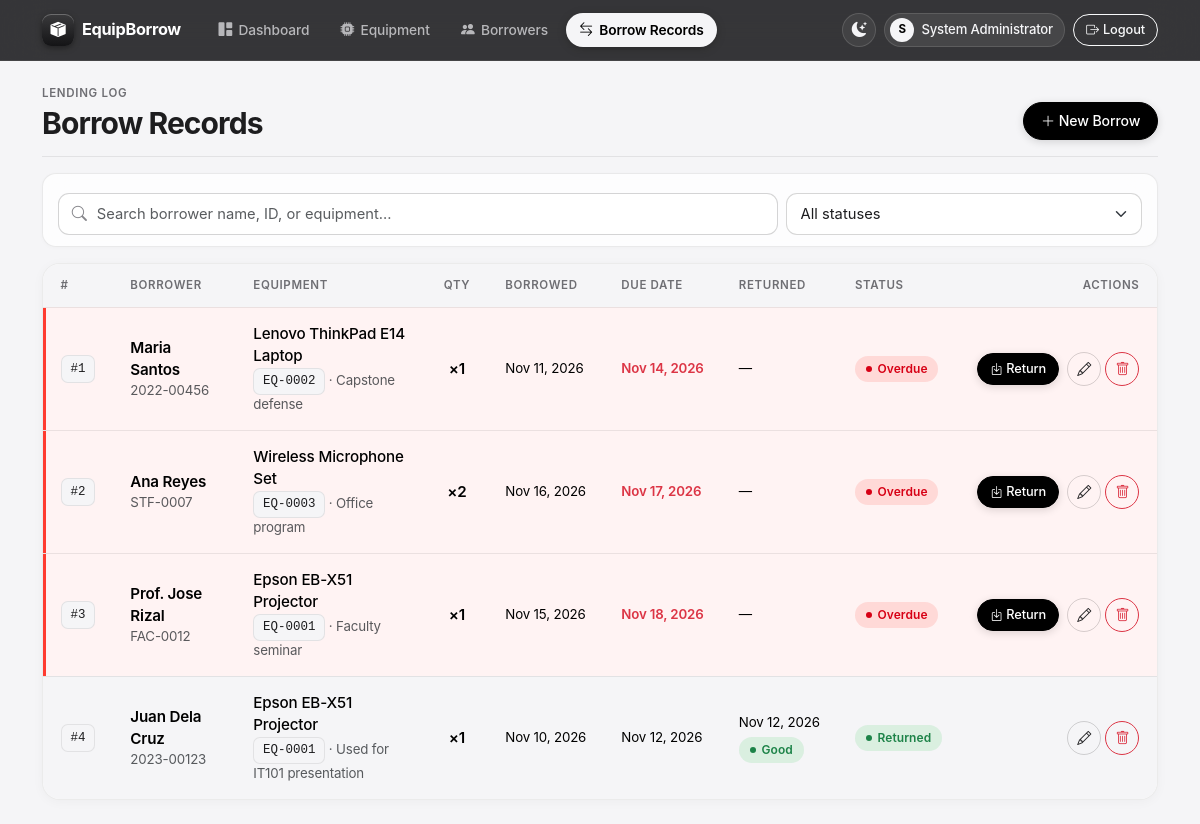
The app's page /borrows.php (signed in) with its own data.
### tables this page shows
CREATE TABLE borrow_records (
    borrow_id        INT UNSIGNED  NOT NULL AUTO_INCREMENT,
    equipment_id     INT UNSIGNED  NOT NULL,
    borrower_id      INT UNSIGNED  NOT NULL,
    quantity         INT UNSIGNED  NOT NULL DEFAULT 1,
    borrow_date      DATE          NOT NULL,
    due_date         DATE          NOT NULL,
    return_date      DATE          NULL,                        
    status           ENUM('Borrowed','Returned') NOT NULL DEFAULT 'Borrowed',
    return_condition ENUM('Good','Fair','Damaged') NULL,
    remarks          VARCHAR(255)  NULL,
    created_at       TIMESTAMP     NOT NULL DEFAULT CURRENT_TIMESTAMP,
    PRIMARY KEY (borrow_id),
    KEY idx_borrow_status (status),
    KEY idx_borrow_due (due_date),
    CONSTRAINT fk_borrow_equipment FOREIGN KEY (equipment_id)
        REFERENCES equipment (equipment_id) ON UPDATE CASCADE ON DELETE RESTRICT,
    CONSTRAINT fk_borrow_borrower FOREIGN KEY (borrower_id)
        REFERENCES borrowers (borrower_id) ON UPDATE CASCADE ON DELETE RESTRICT
);

CREATE TABLE borrowers (
    borrower_id    INT UNSIGNED  NOT NULL AUTO_INCREMENT,
    id_number      VARCHAR(20)   NOT NULL,                      
    full_name      VARCHAR(100)  NOT NULL,
    borrower_type  ENUM('Student','Faculty','Staff') NOT NULL DEFAULT 'Student',
    department     VARCHAR(100)  NOT NULL,                      
    contact_no     VARCHAR(20)   NULL,
    email          VARCHAR(100)  NULL,
    created_at     TIMESTAMP     NOT NULL DEFAULT CURRENT_TIMESTAMP,
    PRIMARY KEY (borrower_id),
    UNIQUE KEY uq_borrower_idnumber (id_number)
);

CREATE TABLE equipment (
    equipment_id       INT UNSIGNED  NOT NULL AUTO_INCREMENT,
    equipment_code     VARCHAR(20)   NOT NULL,                  
    name               VARCHAR(100)  NOT NULL,
    category           ENUM('Laptop','Projector','Audio','Camera','Sports','Laboratory','Others')
                                     NOT NULL DEFAULT 'Others',
    quantity_total     INT UNSIGNED  NOT NULL DEFAULT 1,        
    quantity_available INT UNSIGNED  NOT NULL DEFAULT 1,        
    item_condition     ENUM('Good','Fair','Damaged','Lost','Retired','Disposed') NOT NULL DEFAULT 'Good',
    description        TEXT          NULL,
    created_at         TIMESTAMP     NOT NULL DEFAULT CURRENT_TIMESTAMP,
    updated_at         TIMESTAMP     NOT NULL DEFAULT CURRENT_TIMESTAMP ON UPDATE CURRENT_TIMESTAMP,
    PRIMARY KEY (equipment_id),
    UNIQUE KEY uq_equipment_code (equipment_code)
);

### borrows.php (the view, shortened to what this page needs)
<?php
require_once 'includes/auth.php';
$q          = trim($_GET['q'] ?? '');
$sql = "SELECT br.*, e.name AS equipment_name, e.equipment_code,
               b.full_name, b.id_number
        FROM borrow_records br
        JOIN equipment e ON e.equipment_id = br.equipment_id
        JOIN borrowers b ON b.borrower_id = br.borrower_id
        WHERE 1";
$sql .= " ORDER BY br.status = 'Returned', br.due_date ASC, br.borrow_id DESC";
$stmt = $conn->prepare($sql);
$stmt->execute();
$records = $stmt->get_result();
$today      = date('Y-m-d');
require 'includes/header.php';
?>
<div class="page-header">
    <div>
        <div class="page-eyebrow">Lending Log</div>
        <h1 class="page-title">
            Borrow Records
        </h1>
    </div>
    <a href="borrow_form.php" class="btn btn-primary">
        <i class="bi bi-plus-lg"></i> New Borrow
    </a>
</div>
<form class="filter-bar row g-2 align-items-center mx-0" method="get">
    <div class="col-md-8">
        <div class="input-icon-wrap">
            <input type="search" name="q" class="form-control" onsearch="this.form.submit()"
                   placeholder="Search borrower name, ID, or equipment..." value="<?= e($q) ?>">
        </div>
    </div>
    <div class="col-md-4">
        <select name="status" class="form-select" aria-label="Filter by status" onchange="this.form.submit()">
            <option value="">All statuses</option>
        </select>
    </div>
</form>
<div class="table-card">
    <div class="table-responsive">
        <table class="table table-hover align-middle">
            <thead>
                <tr>
                    <th>#</th>
                    <th>Borrower</th>
                    <th>Equipment</th>
                    <th class="text-center">Qty</th>
                    <th>Borrowed</th>
                    <th>Due Date</th>
                    <th>Returned</th>
                    <th>Status</th>
                    <th class="text-end no-print">Actions</th>
                </tr>
            </thead>
            <tbody>
            <?php $rowNum = 1; while ($r = $records->fetch_assoc()):
                $isOverdue = $r['status'] === 'Borrowed' && $r['due_date'] < $today; ?>
                <tr class="<?= $isOverdue ? 'row-overdue' : '' ?>">
                    <td><span class="code-chip">#<?= $rowNum ?></span></td>
                    <td>
                        <div class="fw-semibold"><?= e($r['full_name']) ?></div>
                        <div class="small text-muted"><?= e($r['id_number']) ?></div>
                    </td>
                    <td>
                        <div class="fw-medium"><?= e($r['equipment_name']) ?></div>
                        <div class="small text-muted">
                            <span class="code-chip"><?= e($r['equipment_code']) ?></span>
                            <?php if ($r['remarks']): ?>
                                &middot; <?= e($r['remarks']) ?>
                            <?php endif; ?>
                        </div>
                    </td>
                    <td class="text-center fw-semibold">&times;<?= (int)$r['quantity'] ?></td>
                    <td class="text-nowrap small"><?= nice_date($r['borrow_date']) ?></td>
                    <td class="text-nowrap small <?= $isOverdue ? 'text-danger fw-semibold' : '' ?>">
                        <?= nice_date($r['due_date']) ?>
                    </td>
                    <td class="text-nowrap small">
                        <div><?= nice_date($r['return_date']) ?></div>
                        <?php if ($r['return_condition']): ?>
                            <div class="mt-1"><?= condition_badge($r['return_condition']) ?></div>
                        <?php endif; ?>
                    </td>
                    <td><?= status_badge($r['status'], $r['due_date']) ?></td>
                    <td class="text-end text-nowrap no-print">
                        <?php if ($r['status'] === 'Borrowed'): ?>
                            <a href="borrow_return.php?id=<?= (int)$r['borrow_id'] ?>"
                               class="btn btn-sm btn-primary me-1" title="Mark as returned">
                                <i class="bi bi-box-arrow-in-down"></i> Return
                            </a>
                        <?php endif; ?>
                        <a href="borrow_form.php?id=<?= (int)$r['borrow_id'] ?>"
                           class="btn btn-action btn-outline-secondary" title="Edit" aria-label="Edit record">
                            <i class="bi bi-pencil"></i>
                        </a>
                        <form action="borrow_delete.php" method="post" class="d-inline"
                              onsubmit="return confirm('Delete borrow record #<?= $rowNum ?>?');">
                            <button class="btn btn-action btn-outline-danger" title="Delete" aria-label="Delete record">
                                <i class="bi bi-trash"></i>
                            </button>
                        </form>
                    </td>
                </tr>
            <?php $rowNum++; endwhile; ?>
            </tbody>
        </table>
    </div>
</div>
<?php require 'includes/footer.php'; ?>

### includes/functions.php (shortened to what this page needs)
<?php
function e($value): string
{
    return htmlspecialchars((string) $value, ENT_QUOTES, 'UTF-8');
}
function nice_date(?string $date): string
{
    return $date ? date('M d, Y', strtotime($date)) : '—';
}
function status_badge(string $status, string $dueDate): string
{
    if ($status === 'Returned') {
        return '<span class="status-pill pill-emerald"><span class="dot"></span>Returned</span>';
    }
    if ($dueDate < date('Y-m-d')) {
        return '<span class="status-pill pill-rose"><span class="dot"></span>Overdue</span>';
    }
    return '<span class="status-pill pill-amber"><span class="dot"></span>Borrowed</span>';
}
function condition_badge(?string $condition): string
{
    $map = [
        'Good'     => 'pill-emerald',
        'Fair'     => 'pill-amber',
        'Damaged'  => 'pill-rose',
        'Lost'     => 'pill-rose',
        'Retired'  => 'pill-slate',
        'Disposed' => 'pill-slate',
    ];
    $cls = $map[$condition] ?? 'pill-slate';
    return '<span class="status-pill ' . $cls . '"><span class="dot"></span>' . e($condition) . '</span>';
}

### records on screen
borrow_records: borrower.full_name "Maria Santos", borrower.id_number "2022-00456", equipment.name "Lenovo ThinkPad E14 Laptop", equipment.equipment_code "EQ-0002", remarks "Capstone defense", quantity "1", borrow_date "Nov 11, 2026", due_date "Nov 14, 2026", return_date "—", shows "Overdue"
borrow_records: borrower.full_name "Ana Reyes", borrower.id_number "STF-0007", equipment.name "Wireless Microphone Set", equipment.equipment_code "EQ-0003", remarks "Office program", quantity "2", borrow_date "Nov 16, 2026", due_date "Nov 17, 2026", return_date "—", shows "Overdue"
borrow_records: borrower.full_name "Prof. Jose Rizal", borrower.id_number "FAC-0012", equipment.name "Epson EB-X51 Projector", equipment.equipment_code "EQ-0001", remarks "Faculty seminar", quantity "1", borrow_date "Nov 15, 2026", due_date "Nov 18, 2026", return_date "—", shows "Overdue"
borrow_records: borrower.full_name "Juan Dela Cruz", borrower.id_number "2023-00123", equipment.name "Epson EB-X51 Projector", equipment.equipment_code "EQ-0001", remarks "Used for IT101 presentation", quantity "1", borrow_date "Nov 10, 2026", due_date "Nov 12, 2026", return_date "Nov 12, 2026", return_condition "Good", status "Returned" (drawn)

### other values on screen
$initial "S"
$adminName "System Administrator"
